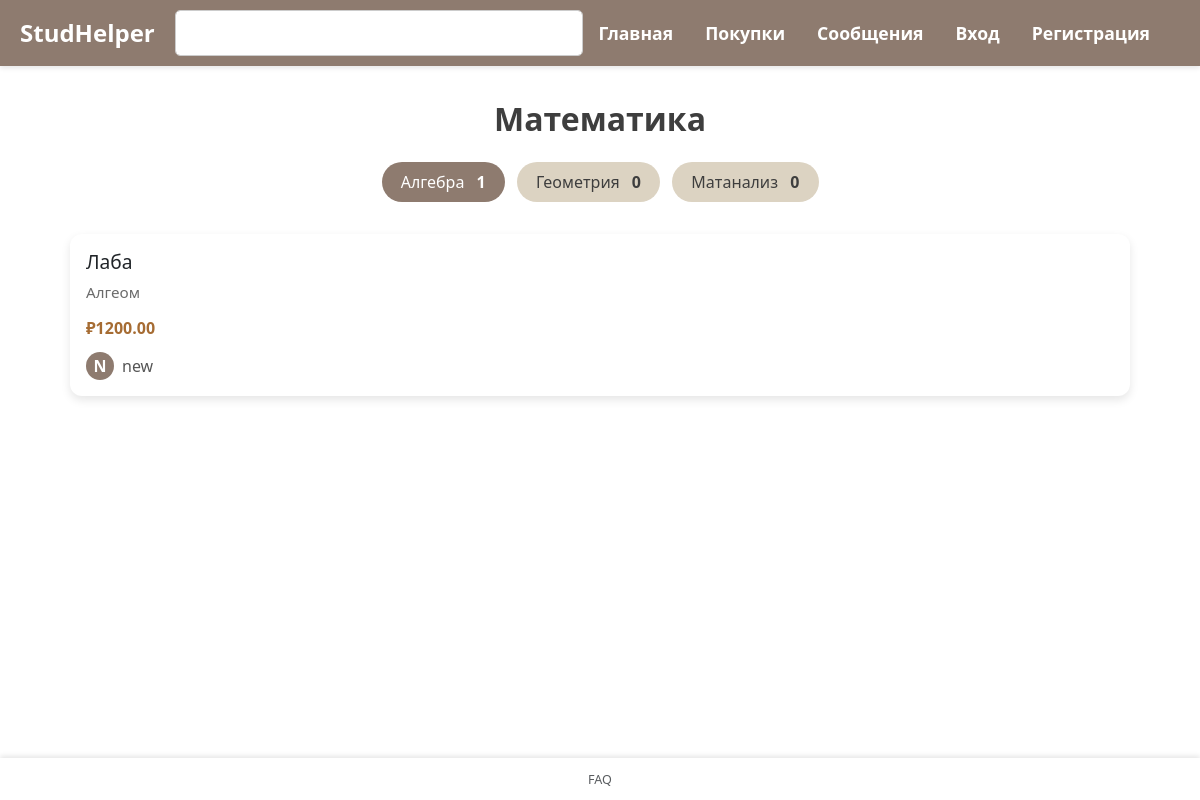
/tema/Алгебра, run on an earlier commit of the app's database.
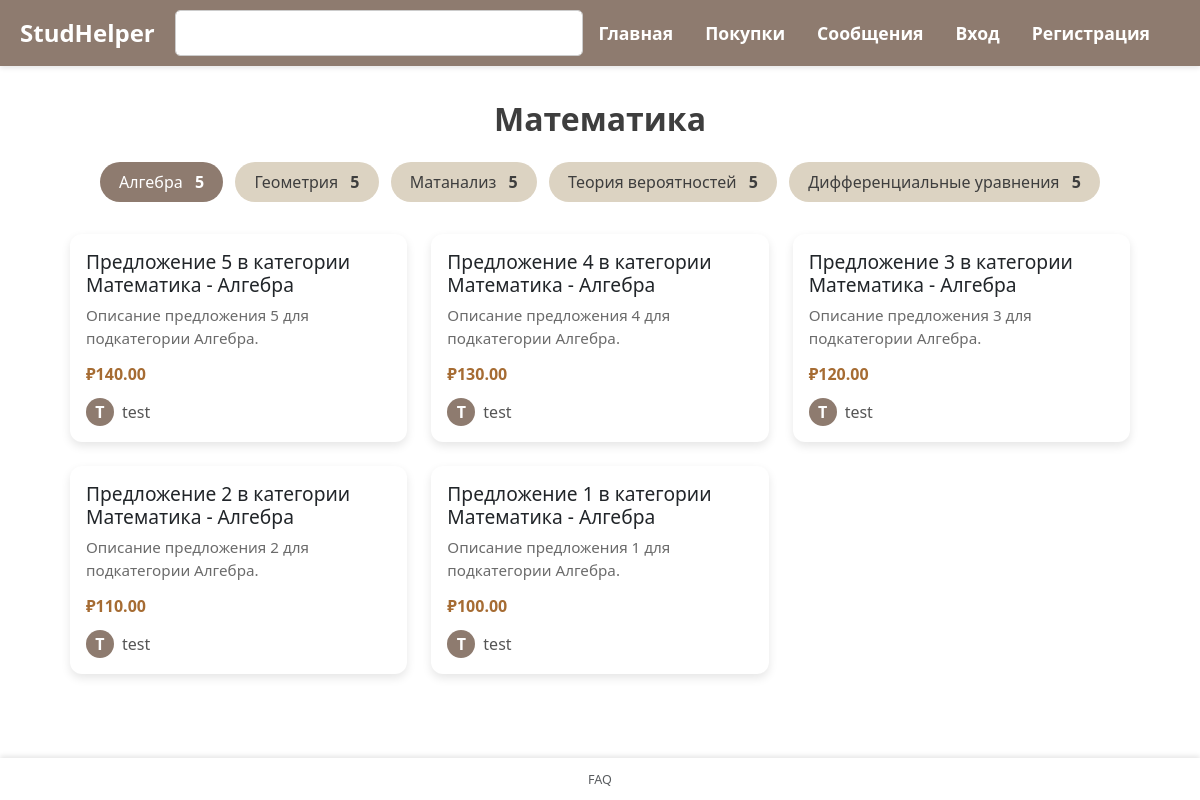
And on a later commit of the database.
### app.py (models this page shows)
class Subcategory(db.Model):
    id = db.Column(db.Integer, primary_key=True)
    name = db.Column(db.String(100), unique=True, nullable=False)
    category_id = db.Column(db.Integer, db.ForeignKey('category.id'), nullable=False)

class Offer(db.Model):
    id = db.Column(db.Integer, primary_key=True)
    title = db.Column(db.String(200), nullable=False)
    description = db.Column(db.Text, nullable=False)
    price = db.Column(db.Float, nullable=False)
    subcategory_id = db.Column(db.Integer, db.ForeignKey('subcategory.id'), nullable=False)
    seller_id = db.Column(db.Integer, db.ForeignKey('user.id'), nullable=False)

class User(db.Model, UserMixin):
    id = db.Column(db.Integer, primary_key=True)
    username = db.Column(db.String(150), unique=True, nullable=False)
    password = db.Column(db.String(150), nullable=False)
    offers = db.relationship('Offer', backref='seller', lazy=True)  # связь с предложениями

### app.py (the view)
@app.route('/tema/<string:subtopic>')
def show_subtopic(subtopic):
    category_name = get_category_for_subtopic(subtopic)
    subcategories = get_subcategories_with_counts(category_name)
    subcategory = Subcategory.query.filter_by(name=subtopic).first()
    if subcategory:
        offers = Offer.query.filter_by(subcategory_id=subcategory.id).order_by(Offer.id.desc()).all()
    else:
        offers = []
    return render_template(
        'tema.html',
        category_name=category_name,
        subtopic_name=subtopic,
        subcategories=subcategories,
        offers=offers
    )

### app.py (called while the page is built)
def get_subcategories_with_counts(category_name):
    category = Category.query.filter_by(name=category_name).first()
    subcategories = []
    if category:
        subcategories = [
            {
                'name': subcategory.name,
                'count': Offer.query.filter_by(subcategory_id=subcategory.id).count()
            }
            for subcategory in category.subcategories
        ]
    return subcategories

def get_category_for_subtopic(subtopic):
    subcategory = Subcategory.query.filter_by(name=subtopic).first()
    if subcategory:
        return subcategory.category.name
    return 'Другие предметы'

### templates/tema.html
{% extends 'base.html' %}
{% block content %}
<div class="tema-page">
    <h1 class="tema-title">{{ category_name }}</h1>
    <div class="subcategory-tabs">
        {% for sub in subcategories %}
        <a href="{{ url_for('show_subtopic', subtopic=sub.name) }}"
           class="subcategory-tab {% if sub.name == subtopic_name %}active{% endif %}">
            {{ sub.name }} <span class="count">{{ sub.count }}</span>
        </a>
        {% endfor %}
    </div>
    {% if offers %}
    <div class="offers-grid">
        {% for offer in offers %}
        <div class="offer-card">
            <a href="{{ url_for('offer', offer_id=offer.id) }}">
                <h3>{{ offer.title }}</h3>
                <p class="description">{{ offer.description }}</p>
                <p class="price">₽{{ "%.2f"|format(offer.price) }}</p>
            </a>
            {% if offer.seller %}
            <a href="{{ url_for('profile', user_id=offer.seller.id) }}" class="seller">
                <span class="avatar">{{ offer.seller.username[0]|upper }}</span>
                {{ offer.seller.username }}
            </a>
            {% else %}
            <p class="seller">Продавец не найден</p>
            {% endif %}
        </div>
        {% endfor %}
    </div>
    {% else %}
    <div class="empty-message">
        Пока нет предложений в этой подкатегории
    </div>
    {% endif %}
</div>
{% endblock %}

What changed in the data, as far as the page shows it:
removed Offer: title "Лаба", description "Алгеом", price "1200.00", seller "N", seller.username "new"
computed for Subcategory "Алгебра": count "1" → "5"
computed for Subcategory "Геометрия": count "0" → "5"
computed for Subcategory "Матанализ": count "0" → "5"
now on this page (row edited): Subcategory: name "Теория вероятностей", count "5"
now on this page (row edited): Subcategory: name "Дифференциальные уравнения", count "5"
added Offer: title "Предложение 5 в категории Математика - Алгебра", description "Описание предложения 5 для подкатегории Алгебра.", price "140.00", seller "T", seller.username "test"
added Offer: title "Предложение 4 в категории Математика - Алгебра", description "Описание предложения 4 для подкатегории Алгебра.", price "130.00", seller "T", seller.username "test"
added Offer: title "Предложение 3 в категории Математика - Алгебра", description "Описание предложения 3 для подкатегории Алгебра.", price "120.00", seller "T", seller.username "test"
added Offer: title "Предложение 2 в категории Математика - Алгебра", description "Описание предложения 2 для подкатегории Алгебра.", price "110.00", seller "T", seller.username "test"
added Offer: title "Предложение 1 в категории Математика - Алгебра", description "Описание предложения 1 для подкатегории Алгебра.", price "100.00", seller "T", seller.username "test"
